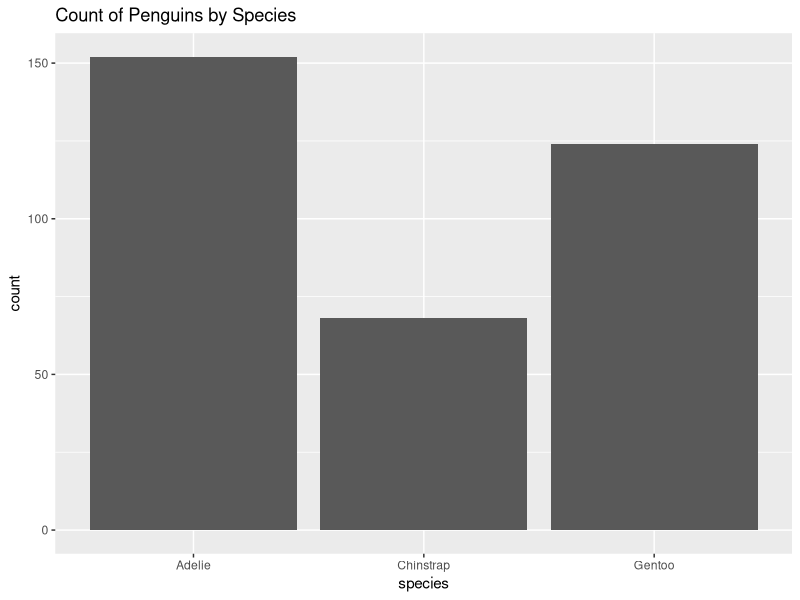
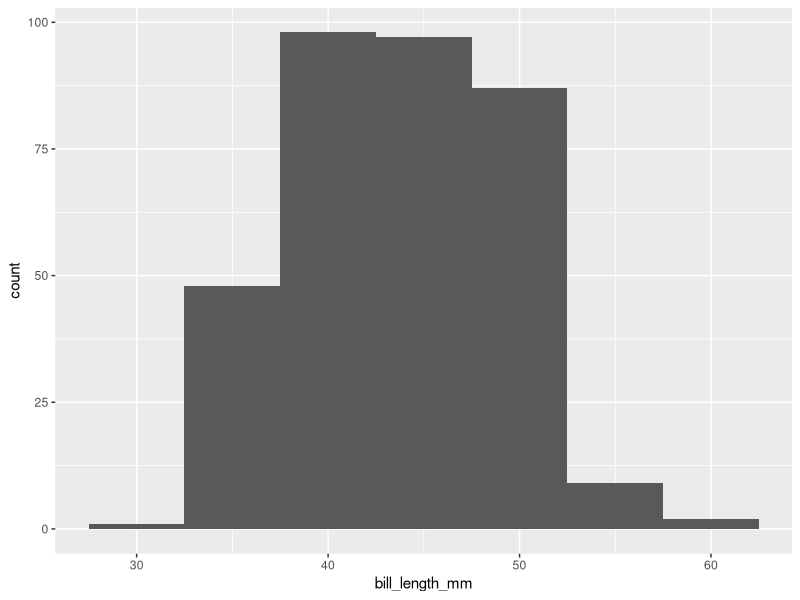
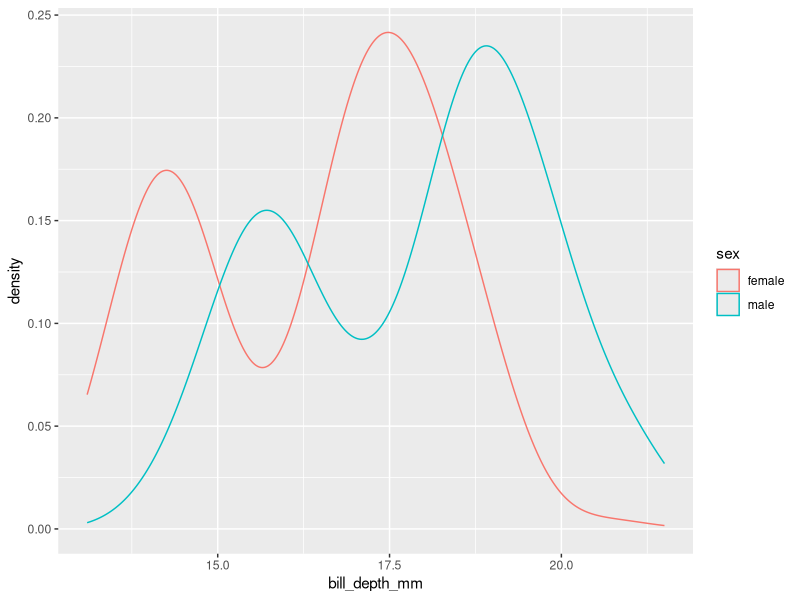
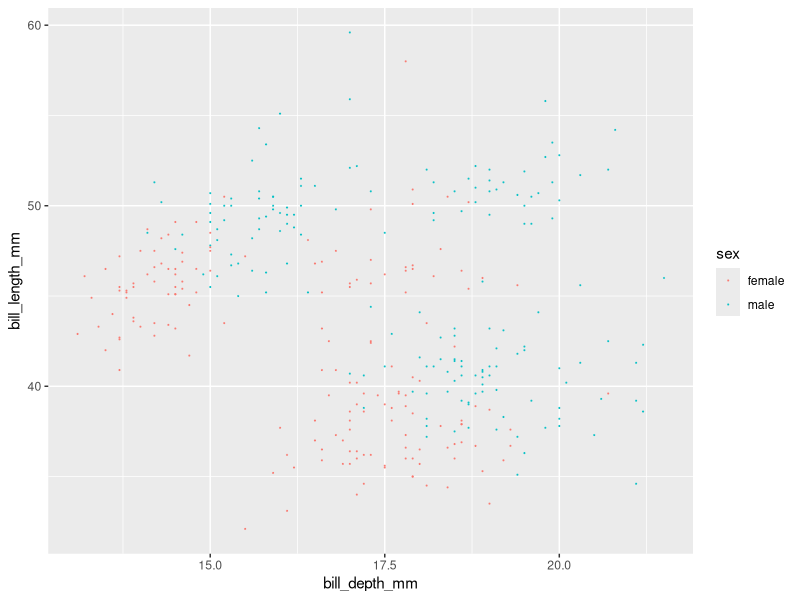
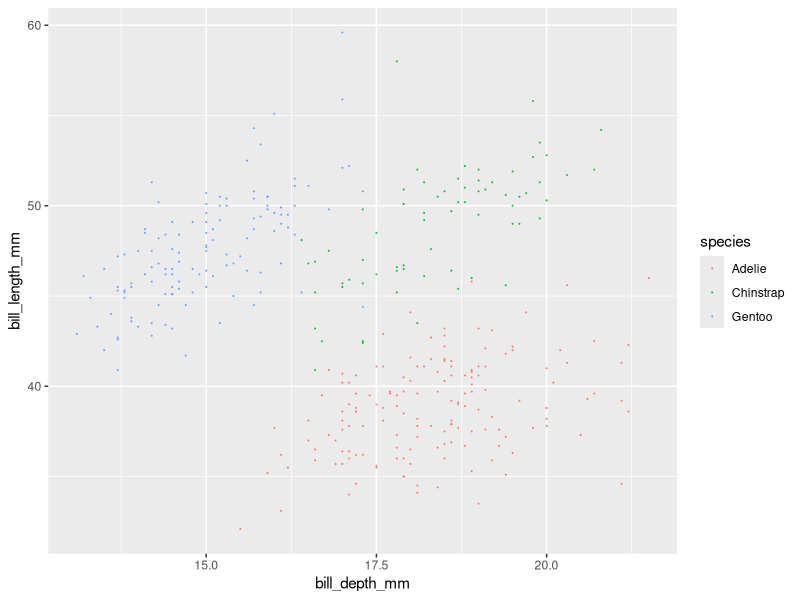
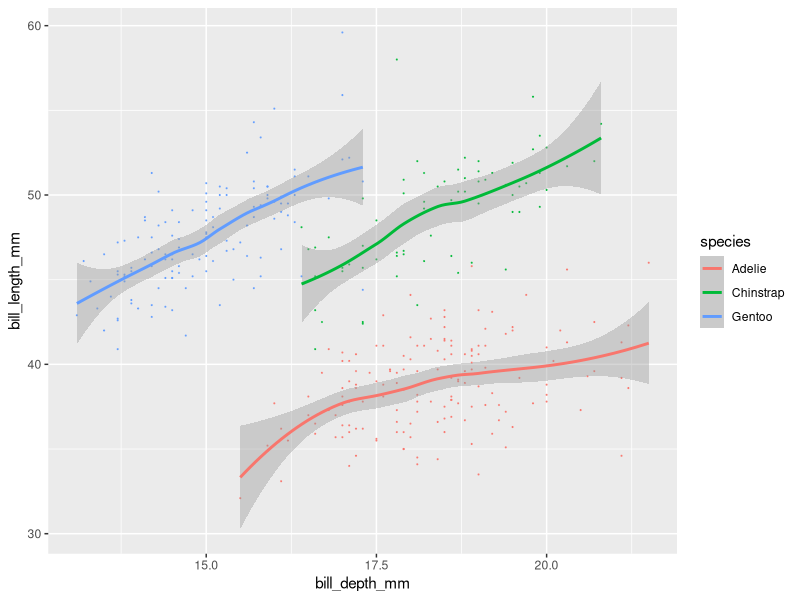
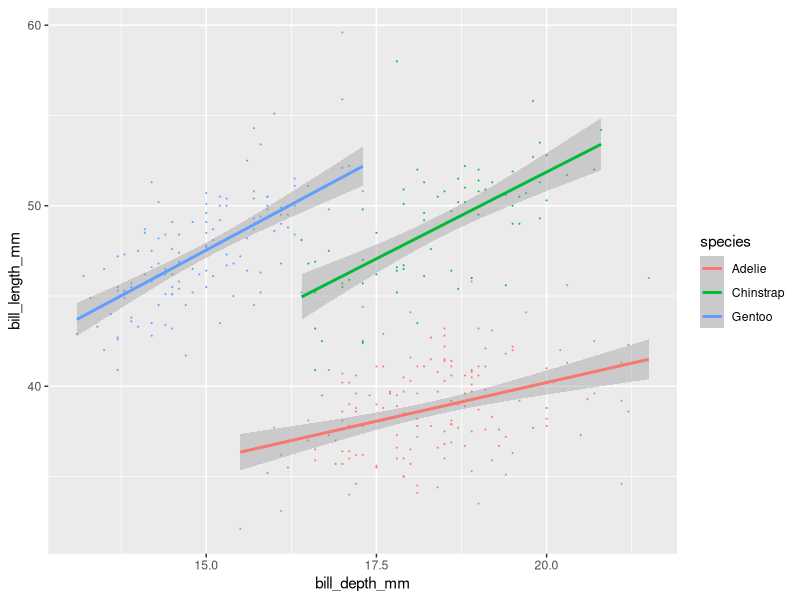
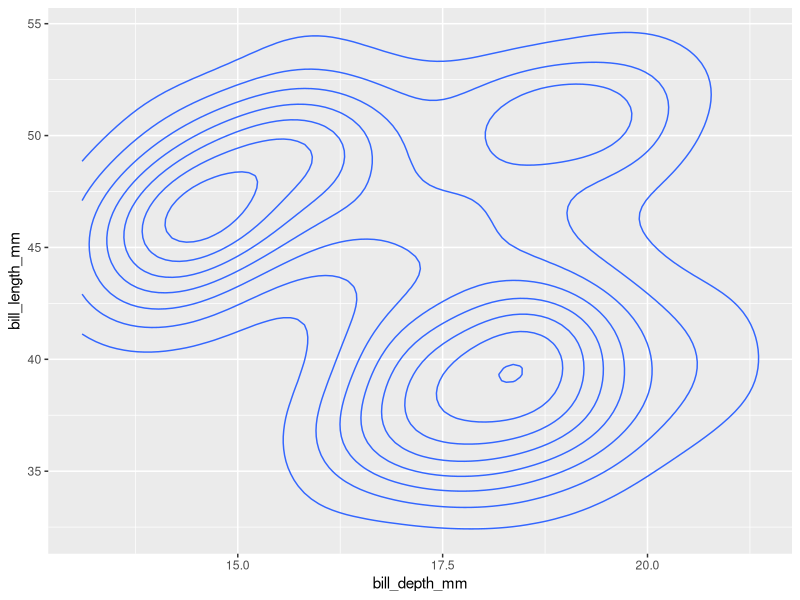

These figures' R source, in order: (Note: this script raises an error after producing the figures.)
## ---- chunk 1
library("tidyverse")
library("palmerpenguins")
## ---- chunk 2
summary(penguins)
## ---- chunk 3
head(penguins)
## ---- chunk 4
penguins %>%
  select(bill_length_mm:body_mass_g) %>%
  drop_na()%>%
  summarise_all(mean)
## ---- chunk 5
penguins %>%
  select(bill_length_mm:body_mass_g) %>%
  drop_na()%>%
  summarise_all(median)
## ---- chunk 6
penguins %>%
  select(bill_length_mm:body_mass_g) %>%
  drop_na()%>%
  summarise_all(sd)
## ---- chunk 7
penguins %>%
  select(bill_length_mm:body_mass_g) %>%
  drop_na()%>%
  summarise_all(var)
## ---- chunk 8
penguins %>%
  select(bill_length_mm:body_mass_g) %>%
  drop_na()%>%
  summarise_all(range)
## ---- chunk 9
penguins %>%
  select(bill_length_mm:body_mass_g) %>%
  drop_na()%>%
  summarise_all(IQR)
## ---- chunk 10
ggplot(penguins, aes(x=species)) +
  geom_bar() +
  labs(title = "Count of Penguins by Species")
## ---- chunk 11
table(penguins$species, penguins$island, penguins$sex)
## ---- chunk 12
ggplot() +
  geom_histogram(data=filter(penguins),
                 mapping = aes(x=bill_length_mm),
                 binwidth = 5)
## ---- chunk 13
ggplot(data = penguins %>% drop_na(sex, bill_depth_mm)) +
  geom_density(mapping=aes(x=bill_depth_mm, color=sex))
## ---- chunk 14
ggplot(data=penguins %>% drop_na(sex, bill_length_mm, bill_depth_mm), mapping = aes(x=bill_depth_mm, y = bill_length_mm, color=sex)) +
  geom_point(size=0.1, alpha=0.8) 

ggplot(data=penguins, mapping = aes(x=bill_depth_mm, y = bill_length_mm, color=species)) +
  geom_point(size=0.1, alpha=0.8) 
## ---- chunk 15
ggplot(data=penguins, mapping = aes(x=bill_depth_mm, y = bill_length_mm, color=species)) +
  geom_point(size=0.1, alpha=0.8) +
  geom_smooth()
## ---- chunk 16
ggplot(data=penguins, mapping = aes(x=bill_depth_mm, y = bill_length_mm, color=species)) +
  geom_point(size=0.1, alpha=0.8) +
  geom_smooth(method="lm")

## ---- chunk 17
ggplot(data=penguins,mapping=aes(x=bill_depth_mm, y=bill_length_mm)) +
  geom_density2d()
## ---- chunk 18
pairs(penguins %>% select(bill_length_mm, bill_depth_mm, flipper_length_mm, body_mass_g), col = penguins$species)

## ---- chunk 19
penguins %>%
  ggcorr(label=TRUE)
## ---- chunk 20
cor(penguins %>% select(bill_length_mm, bill_depth_mm, flipper_length_mm, body_mass_g) %>% drop_na())

## ---- chunk 21
penguins %>%
  drop_na(bill_length_mm) %>%
  ggplot(aes(bill_length_mm)) +
  geom_histogram() +
  facet_grid(cols=vars(species))
## ---- chunk 22
ggplot(data = penguins, mapping = aes(x=bill_depth_mm, y=species)) +
  geom_histogram()
## ---- chunk 23
penguins %>%
  drop_na(bill_length_mm) %>%
  ggplot(aes( x=bill_length_mm, fill=species) )+
  geom_density(alpha=0.2, position="identity") 
## ---- chunk 24
penguins %>%
  drop_na(bill_length_mm) %>%
  ggplot(aes(y=bill_length_mm, x=species)) +
  geom_violin()
## ---- chunk 25
penguins %>%
  drop_na(bill_length_mm) %>%
  ggplot(aes(y=bill_length_mm,x=species)) +
  geom_boxplot()

## ---- chunk 26
penguins %>%
  count(species,island) %>%
  pivot_wider(names_from=species,values_from=n,values_fill=0)
